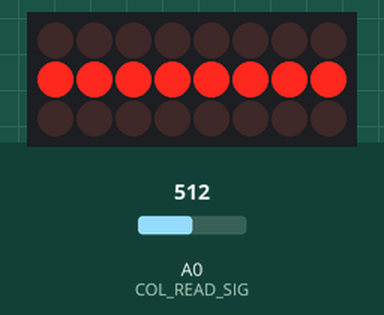
Bench run of a sketch on a simulated Arduino Zero (SAMD21). Parts: 8×3 LED matrix. Wiring (inferred from the names in the program): LED matrix (orientation assumed): rows D10, D11, D12; columns D2, D3, D4, D5, D6, D7, D8, D9. The inputs (shaded band) are chosen by the test bench; at power-on: A0 (COL_READ_SIG) = 512 (analog values on the 0–1023 scale). Nothing arrives over Bluetooth unless stated; a phone connects over Bluetooth LE 3 s after start; what the sketch prints to the serial monitor is not drawn.

Above: at 6.95 s.
At 36.97 s:
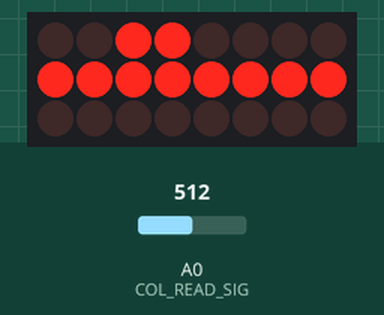

The sketch:

PHBLE_APP.ino
```cpp
/*
  Active Velostat matrix scanning from a physical 48 x 16 mux layout.
  Deleted channels are removed from the transmitted frame.

  Active output size:
    rows = 43
    cols = 14
    values = 602

  MODES:
    - USE_BLE = 1  --> send continuous BLE packets with packed 12-bit samples
    - USE_BLE = 0  --> send serial CSV text frames:
                       F,<602 values...>\n

  CONTINUOUS BLE PACKET FORMAT (20 bytes total):
    byte 0   : 0xA5
    byte 1   : 0x5A
    byte 2-3 : frame_id (little-endian uint16)
    byte 4-5 : start_index (little-endian uint16, 0..601)
    byte 6   : sample_count (1..8)
    byte 7   : flags
               bit0 = frame start
               bit1 = frame end
    byte 8.. : packed 12-bit payload

  Payload packing:
    - 8 samples max per packet
    - 8 packed 12-bit samples = 12 bytes
    - total = 8-byte header + 12-byte payload = 20 bytes

  Packing rule (every 2 samples -> 3 bytes):
      byte0 = sample0[7:0]
      byte1 = sample0[11:8] | (sample1[3:0] << 4)
      byte2 = sample1[11:4]

  Pins:
  - Rows driven by THREE digital 16-ch muxes (shared select lines)
      S0..S3 -> D2,D3,D4,D5
      SIG1   -> D10   (lowest mux: old PH_BLE_12bit direction, physical channels 15..0)
      SIG2   -> D11   (middle mux: old PH_BLE_12bit direction, physical channels 0..15)
      SIG3   -> D12   (highest mux: old PH_BLE_12bit direction, physical channels 15..0)

      Deleted row channels:
        SIG1/D10: C13, C14, C15
        SIG3/D12: C0, C1

  - Columns read through ONE analog 16-ch mux
      S0..S3 -> D6,D7,D8,D9
      SIG    -> A0
      old PH_BLE_12bit direction, physical channels 15..0

      Deleted column channels:
        analog mux: C0, C1
*/

#include <ArduinoBLE.h>
#include <stdint.h>

// =========================================================
// MODE SELECT
// =========================================================
#define USE_BLE 1 // 1 = BLE continuous stream, 0 = Serial CSV

// =========================================================
// PIN CONFIG
// =========================================================
const int ROW_DRV_S0 = 2;
const int ROW_DRV_S1 = 3;
const int ROW_DRV_S2 = 4;
const int ROW_DRV_S3 = 5;

const int ROW_DRV_SIG1 = 10;
const int ROW_DRV_SIG2 = 11;
const int ROW_DRV_SIG3 = 12;

const int COL_READ_S0 = 6;
const int COL_READ_S1 = 7;
const int COL_READ_S2 = 8;
const int COL_READ_S3 = 9;

const int COL_READ_SIG = A0;

// =========================================================
// ACTIVE MATRIX SIZE AFTER DELETED CHANNELS ARE REMOVED
// =========================================================
const int NUM_ROWS = 43;
const int NUM_COLS = 14;
const int NUM_VALUES = NUM_ROWS * NUM_COLS;

// =========================================================
// TIMING
// =========================================================
const int ROW_SETTLE_US = 20;
const int COL_SETTLE_US = 20;

// Now that packets are independent, frame delay can be small
const unsigned long FRAME_DELAY_MS = 10;

// Keep this low; increase only if notifications become unstable
const int PACKET_DELAY_MS = 2;

// =========================================================
// BLE CONFIG
// =========================================================
const uint8_t MAGIC_0 = 0xA5;
const uint8_t MAGIC_1 = 0x5A;

const int BLE_PACKET_SIZE = 20;
const int HEADER_SIZE = 8;
const int PAYLOAD_SIZE = 12;              // 8 packed 12-bit samples
const int SAMPLES_PER_PACKET = 8;         // 8 * 12 bits = 96 bits = 12 bytes

const uint8_t FLAG_FRAME_START = 0x01;
const uint8_t FLAG_FRAME_END   = 0x02;

BLEService pressureService("12345678-1234-5678-1234-56789abcdef0");
BLECharacteristic pressureChar(
  "12345678-1234-5678-1234-56789abcdef1",
  BLERead | BLENotify,
  BLE_PACKET_SIZE
);

// =========================================================
// STORAGE
// =========================================================
static uint16_t frame12[NUM_ROWS][NUM_COLS];
static uint16_t linearFrame[NUM_VALUES];
static uint16_t frameCounter = 0;

// =========================================================
// HELPERS
// =========================================================
void setMux4(int s0, int s1, int s2, int s3, int channel) {
  digitalWrite(s0, (channel & 0x01) ? HIGH : LOW);
  digitalWrite(s1, (channel & 0x02) ? HIGH : LOW);
  digitalWrite(s2, (channel & 0x04) ? HIGH : LOW);
  digitalWrite(s3, (channel & 0x08) ? HIGH : LOW);
}

void disableAllRows() {
  digitalWrite(ROW_DRV_SIG1, LOW);
  digitalWrite(ROW_DRV_SIG2, LOW);
  digitalWrite(ROW_DRV_SIG3, LOW);
}

void setRow(int rowIndex) {
  disableAllRows();

  if (rowIndex < 13) {
    // SIG1/D10 old direction is 15..0. Channels 13..15 do not exist, so keep 12..0.
    int ch = 12 - rowIndex;
    setMux4(ROW_DRV_S0, ROW_DRV_S1, ROW_DRV_S2, ROW_DRV_S3, ch);
    delayMicroseconds(ROW_SETTLE_US);
    digitalWrite(ROW_DRV_SIG1, HIGH);
  } else if (rowIndex < 29) {
    // SIG2/D11 old direction is 0..15 and all channels exist.
    int ch = rowIndex - 13;
    setMux4(ROW_DRV_S0, ROW_DRV_S1, ROW_DRV_S2, ROW_DRV_S3, ch);
    delayMicroseconds(ROW_SETTLE_US);
    digitalWrite(ROW_DRV_SIG2, HIGH);
  } else {
    // SIG3/D12 old direction is 15..0. Channels 0..1 do not exist, so keep 15..2.
    int ch = 15 - (rowIndex - 29);
    setMux4(ROW_DRV_S0, ROW_DRV_S1, ROW_DRV_S2, ROW_DRV_S3, ch);
    delayMicroseconds(ROW_SETTLE_US);
    digitalWrite(ROW_DRV_SIG3, HIGH);
  }
}

uint16_t readColumn12(int colIndex) {
  // Analog old direction is 15..0. Channels 0..1 do not exist, so keep 15..2.
  int ch = 15 - colIndex;
  setMux4(COL_READ_S0, COL_READ_S1, COL_READ_S2, COL_READ_S3, ch);
  delayMicroseconds(COL_SETTLE_US);
  return (uint16_t)analogRead(COL_READ_SIG) & 0x0FFF;
}

// Scan matrix into frame12[r][c]
void scanMatrix12bit() {
  for (int r = 0; r < NUM_ROWS; r++) {
    setRow(r);
    for (int c = 0; c < NUM_COLS; c++) {
      frame12[r][c] = readColumn12(c);
    }
  }
  disableAllRows();
}

// Flatten frame12 into linearFrame in row-major order
void flattenFrameRowMajor() {
  int idx = 0;
  for (int r = 0; r < NUM_ROWS; r++) {
    for (int c = 0; c < NUM_COLS; c++) {
      linearFrame[idx++] = frame12[r][c] & 0x0FFF;
    }
  }
}

// Pack up to 8 12-bit samples into 12 bytes max.
// Any unused payload bytes are zero-filled.
void packSamples12(const uint16_t* samples, int count, uint8_t* out12) {
  for (int i = 0; i < PAYLOAD_SIZE; i++) {
    out12[i] = 0;
  }

  int outIndex = 0;
  int i = 0;

  while (i + 1 < count) {
    uint16_t a = samples[i] & 0x0FFF;
    uint16_t b = samples[i + 1] & 0x0FFF;

    out12[outIndex++] = (uint8_t)(a & 0xFF);
    out12[outIndex++] = (uint8_t)(((a >> 8) & 0x0F) | ((b & 0x0F) << 4));
    out12[outIndex++] = (uint8_t)((b >> 4) & 0xFF);

    i += 2;
  }

  // If odd count remains, pack one sample into 2 bytes-equivalent pattern
  if (i < count) {
    uint16_t a = samples[i] & 0x0FFF;
    out12[outIndex++] = (uint8_t)(a & 0xFF);
    out12[outIndex++] = (uint8_t)((a >> 8) & 0x0F);
  }
}

// =========================================================
// FRAME STATS (same print in BLE and serial, always)
// =========================================================
void printFrameRawMinMax() {
  uint16_t pMin = 0x0FFF, pMax = 0;
  for (int r = 0; r < NUM_ROWS; r++) {
    for (int c = 0; c < NUM_COLS; c++) {
      uint16_t v = frame12[r][c] & 0x0FFF;
      if (v < pMin) pMin = v;
      if (v > pMax) pMax = v;
    }
  }
  // Serial.print("[PRESSURE] frame raw min=");
  //Serial.print(pMin);
  //Serial.print(" max=");
  //Serial.println(pMax);
}

// =========================================================
// SERIAL CSV OUTPUT (optional; min/max is printed in loop)
// =========================================================
void sendFrameSerialCSV() {
  Serial.print("F");
  for (int r = 0; r < NUM_ROWS; r++) {
    for (int c = 0; c < NUM_COLS; c++) {
      Serial.print(",");
      Serial.print(frame12[r][c] & 0x0FFF);
    }
  }
  Serial.println();
}

// =========================================================
// BLE CONTINUOUS STREAM OUTPUT
// =========================================================
void sendFrameContinuousBLE() {
#if USE_BLE
  if (!BLE.connected()) {
    return;
  }

  flattenFrameRowMajor();

  uint8_t packet[BLE_PACKET_SIZE];
  uint8_t payload[PAYLOAD_SIZE];

  for (uint16_t startIndex = 0; startIndex < NUM_VALUES; startIndex += SAMPLES_PER_PACKET) {
    BLE.poll();

    int remaining = NUM_VALUES - startIndex;
    uint8_t sampleCount = (remaining >= SAMPLES_PER_PACKET) ? SAMPLES_PER_PACKET : remaining;

    packSamples12(&linearFrame[startIndex], sampleCount, payload);

    uint8_t flags = 0;
    if (startIndex == 0) {
      flags |= FLAG_FRAME_START;
    }
    if ((startIndex + sampleCount) >= NUM_VALUES) {
      flags |= FLAG_FRAME_END;
    }

    packet[0] = MAGIC_0;
    packet[1] = MAGIC_1;
    packet[2] = (uint8_t)(frameCounter & 0xFF);
    packet[3] = (uint8_t)((frameCounter >> 8) & 0xFF);
    packet[4] = (uint8_t)(startIndex & 0xFF);
    packet[5] = (uint8_t)((startIndex >> 8) & 0xFF);
    packet[6] = sampleCount;
    packet[7] = flags;

    for (int i = 0; i < PAYLOAD_SIZE; i++) {
      packet[HEADER_SIZE + i] = payload[i];
    }

    pressureChar.writeValue(packet, BLE_PACKET_SIZE);
    delay(PACKET_DELAY_MS);
  }

  frameCounter++;
#endif
}

// =========================================================
// SETUP
// =========================================================
void setup() {
  pinMode(ROW_DRV_S0, OUTPUT);
  pinMode(ROW_DRV_S1, OUTPUT);
  pinMode(ROW_DRV_S2, OUTPUT);
  pinMode(ROW_DRV_S3, OUTPUT);

  pinMode(ROW_DRV_SIG1, OUTPUT);
  pinMode(ROW_DRV_SIG2, OUTPUT);
  pinMode(ROW_DRV_SIG3, OUTPUT);

  pinMode(COL_READ_S0, OUTPUT);
  pinMode(COL_READ_S1, OUTPUT);
  pinMode(COL_READ_S2, OUTPUT);
  pinMode(COL_READ_S3, OUTPUT);

  disableAllRows();

  Serial.begin(115200);
  delay(500);

  analogReadResolution(12);

#if USE_BLE
  if (!BLE.begin()) {
    Serial.println("BLE init failed.");
    while (1) {
      delay(1000);
    }
  }

  // Desired connection interval; actual result depends on central too
  BLE.setConnectionInterval(8, 12);

  BLE.setLocalName("Velo2");
  BLE.setAdvertisedService(pressureService);
  pressureService.addCharacteristic(pressureChar);
  BLE.addService(pressureService);

  uint8_t initPacket[BLE_PACKET_SIZE] = {0};
  initPacket[0] = MAGIC_0;
  initPacket[1] = MAGIC_1;
  pressureChar.writeValue(initPacket, BLE_PACKET_SIZE);

  BLE.advertise();
  Serial.println("BLE advertising as 'Velo2' (continuous stream mode)");
#else
  /* Serial CSV mode: [PRESSURE] frame raw min/max and F,... lines are printed */
#endif
}

// =========================================================
// LOOP
// =========================================================
void loop() {
#if USE_BLE
  BLE.poll();
#endif

  scanMatrix12bit();

  // Same print in both modes, even when no BLE device connected
  printFrameRawMinMax();

#if USE_BLE
  sendFrameContinuousBLE();
  delay(FRAME_DELAY_MS);
#else
  sendFrameSerialCSV();
  delay(FRAME_DELAY_MS);
#endif
}
```
